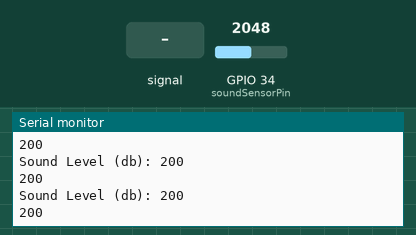
The sketch below on a simulated ESP32. Shown: the last lines printed to the serial monitor. Inputs (shaded band) come from the test bench; at power-on: GPIO 34 (soundSensorPin) = 2048.

Above: at 1.2 s.
1.3 s: GPIO 34 (soundSensorPin) fed a 200 Hz sine of ±327 counts around its level
At 1.31 s:
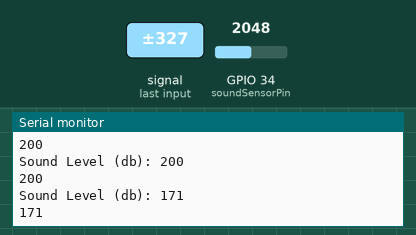
2.8 s: GPIO 34 (soundSensorPin) set to 2866
At 2.81 s:
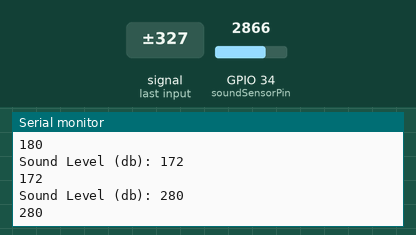
4.3 s: GPIO 34 (soundSensorPin) fed a 1000 Hz sine of ±1023 counts around its level
At 4.32 s:
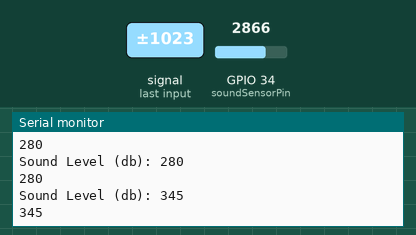
5.8 s: GPIO 34 (soundSensorPin) set to 3603
At 5.82 s:
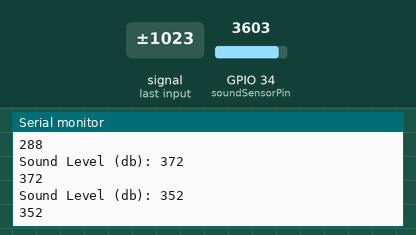
Timing chart, 0 to 8.3 s (numbered marks = the images above; inputs shaded):
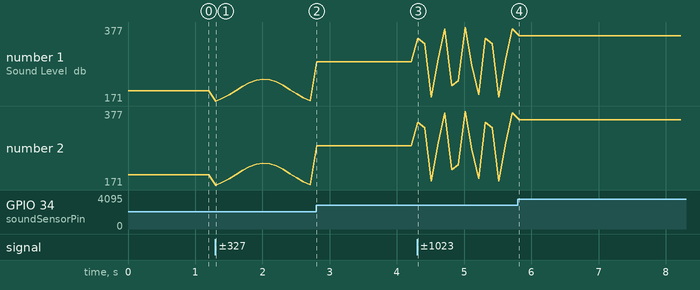

The sketch:

Sound_Test.ino
```cpp
const int soundSensorPin = 34;

void setup() {
  Serial.begin(9600);
  Serial.println("Initializing...");
}

void loop() {
  int soundValue = analogRead(soundSensorPin);         // Read the analog value from the sound sensor
  int mappedValue = map(soundValue, 0, 1023, 0, 100);  // Map the value from 0-1023 to 0-130

  // Display sound level conditionally
  if (mappedValue < 60) {
    Serial.println("Sound Level (db): 0");
  } else {
    Serial.print("Sound Level (db): ");
    Serial.println(mappedValue);
  }
Serial.println(mappedValue);
  delay(100);  // Add a small delay to make the output readable
}
```

Measured:
- after the input at 1.3 s, the serial monitor: prints a new line at once (image 1)
- after the input at 2.8 s, the serial monitor: prints a new line at once (image 2)
- after the input at 4.3 s, the serial monitor: prints a new line at once (image 3)
- after the input at 5.8 s, the serial monitor: prints a new line at once (image 4)
- plotted number 1: 200 → 172 after the input at 1.3 s, 172 → 280 after the input at 2.8 s, 280 → 372 after the input at 4.3 s, 372 → 352 after the input at 5.8 s
- plotted number 2: 200 → 172 after the input at 1.3 s, 172 → 280 after the input at 2.8 s, 280 → 372 after the input at 4.3 s, 372 → 352 after the input at 5.8 s
